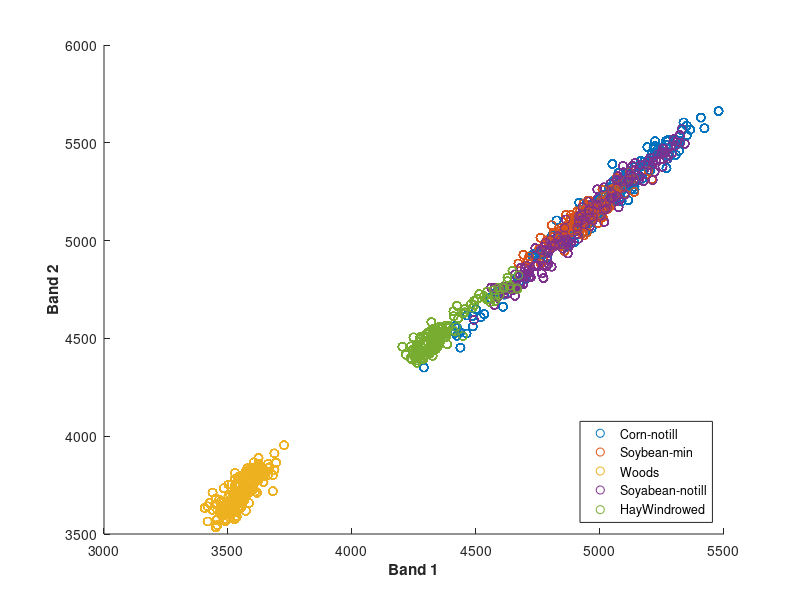

MATLAB code to generate this figure:
result1 = [];
result2 = [];
resultcv = [];
r3 = [];

for i= 1:20
   %training data;
    load miactrain.txt;
    train=miactrain;
    clear miactrain;
    label_train = train(:,1);

    gscatter(train(:,3),train(:,4),label_train);
  b=legend('Corn-notill','Soybean-min','Woods','Soyabean-notill','HayWindrowed');
set(b,'Location','SouthEast');
xlabel('Band 1','FontWeight','bold');
ylabel('Band 2','FontWeight','bold');

    train(:,1:2)=[];
    train = train(:,1:i);
    mx_train = max(train(:));
    mn_train = min(train(:));
    
    %test data;
    load miactest.txt;
    test = miactest;
    clear miactest;
    label_test = test(:,1);
    test(:,1:2)=[];
    test = test(:,1:i);
    mx_test = (max(test(:)));
    mn_test = min(test(:));
    
    train = (train-mn_train) ./ (mx_train-mn_train);
    test = (test-mn_test) ./ (mx_test-mn_test);

    addpath('I:\libsvm-3.22\matlab');
    
  bestc=5; bestg=3  ; 
  
    
%   bestcv=0; bestc=0; bestg=0;
%    for c = 0:1:5
%       for g = 0:0.5:8
%             cmd=['-t 2 -v 10 -c ',num2str(c), ' -g 4', num2str(g)];
%            cv = svmtrain(label_train, train, cmd);
%          if(cv>bestcv)
%                bestcv=cv; bestc=c; bestg=g;
%             end
%             fprintf('%g   %g  %g (best c=%g, g=%g, rate=%g)\n', c, g, cv, bestc, bestg, bestcv);
%        end
%      end
%      
%     resultcv = [resultcv bestcv];
    cmd=['-t 2 -c ',num2str(bestc), ' -g 4', num2str(bestg)];
    
    
   model = svmtrain(label_train,train,cmd);
  
    %fprintf('\n\nTraining Data Accuracy: \n\n ');
    [predict_label, trainingaccuracy, dec_values]= svmpredict(label_train, train, model);
    result1 = [result1 trainingaccuracy(1)];
   
    fprintf('\n\nTest Data Accuracy: \n\n ');
    [predict_label, testaccuracy, dec_values] = svmpredict(label_test, test, model);
    result2 = [result2 testaccuracy(1)];
end
    



